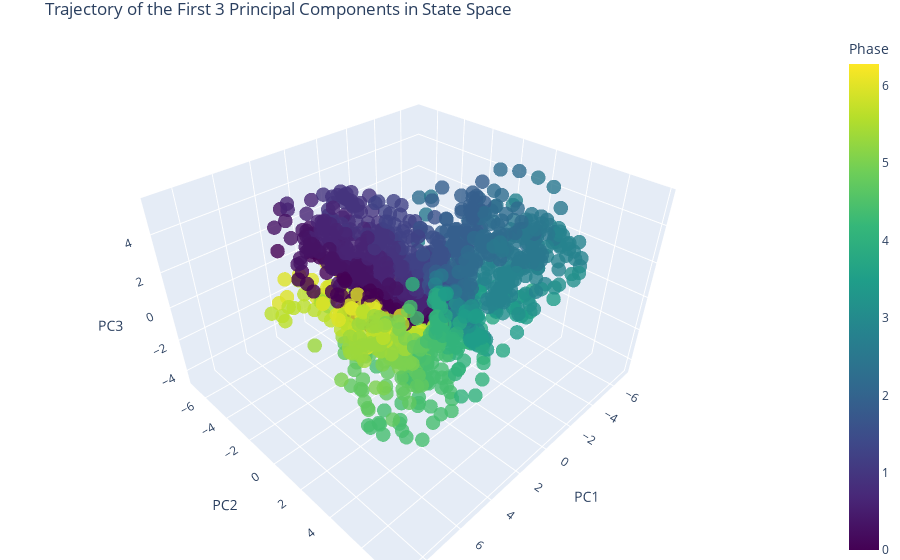

Write notebook code for a chart like this one.
### Code cell
# Extract the first three PCs
pc1 = transformed_data[:, 0]
pc2 = transformed_data[:, 1]
pc3 = transformed_data[:, 2]

# Time steps for coloring
phase = np.array(param_df.phase)

# Create the figure
fig = go.Figure(data=[go.Scatter3d(
    x=pc1,
    y=pc2,
    z=pc3,
    mode='markers',
    marker=dict(
        size=5,
        color=phase,  # Set color to time steps
        colorscale='Viridis',  # Choose a color scale
        colorbar=dict(title='Phase'),
        opacity=0.8
    )
)])

# Set the layout of the figure
fig.update_layout(
    title='Trajectory of the First 3 Principal Components in State Space',
    scene=dict(
        xaxis_title='PC1',
        yaxis_title='PC2',
        zaxis_title='PC3'
    ),
    margin=dict(l=0, r=0, b=0, t=30)
)

# Show the figure
fig.show()

### Figure 1 — Plotly figure (JSON) as saved in the notebook; plotly's stock layout.template omitted (floating-point values rounded to 4 significant figures; data arrays with more than 128 entries replaced by an {"elided": "..."} marker saying what was removed)
{"data": [{"marker": {"color": {"elided": "1747 float values"}, "colorbar": {"title": {"text": "Phase"}}, "colorscale": [[0, "#440154"], [0.1111, "#482878"], [0.2222, "#3e4989"], [0.3333, "#31688e"], [0.4444, "#26828e"], [0.5556, "#1f9e89"], [0.6667, "#35b779"], [0.7778, "#6ece58"], [0.8889, "#b5de2b"], [1, "#fde725"]], "opacity": 0.8, "size": 5}, "mode": "markers", "type": "scatter3d", "x": {"elided": "1747 float values"}, "y": {"elided": "1747 float values"}, "z": {"elided": "1747 float values"}}], "layout": {"margin": {"b": 0, "l": 0, "r": 0, "t": 30}, "scene": {"xaxis": {"title": {"text": "PC1"}}, "yaxis": {"title": {"text": "PC2"}}, "zaxis": {"title": {"text": "PC3"}}}, "title": {"text": "Trajectory of the First 3 Principal Components in State Space"}}}
